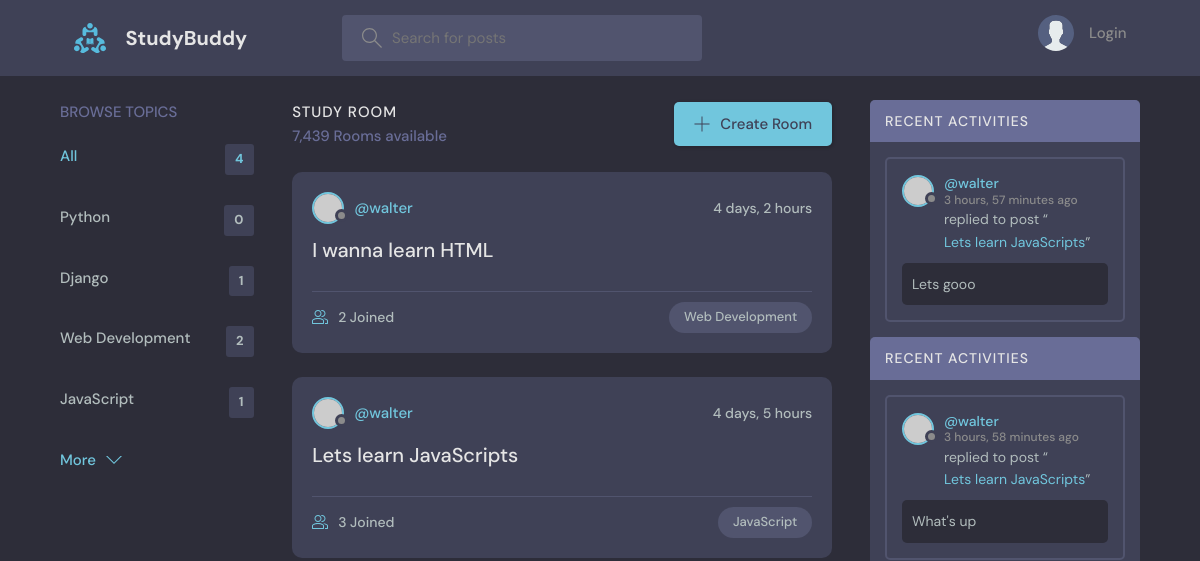
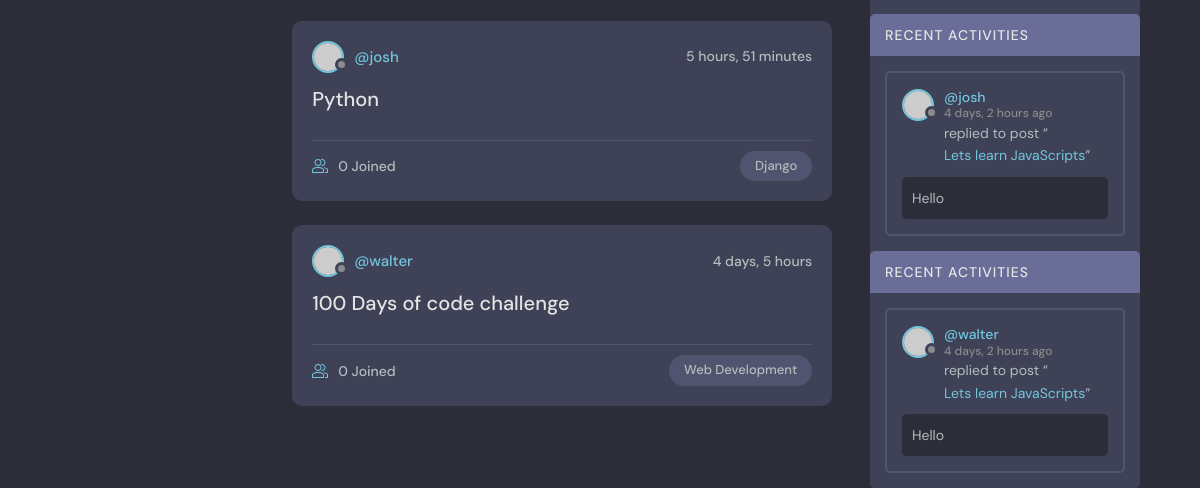
The app's page /, older data (2 pictures, top to bottom).
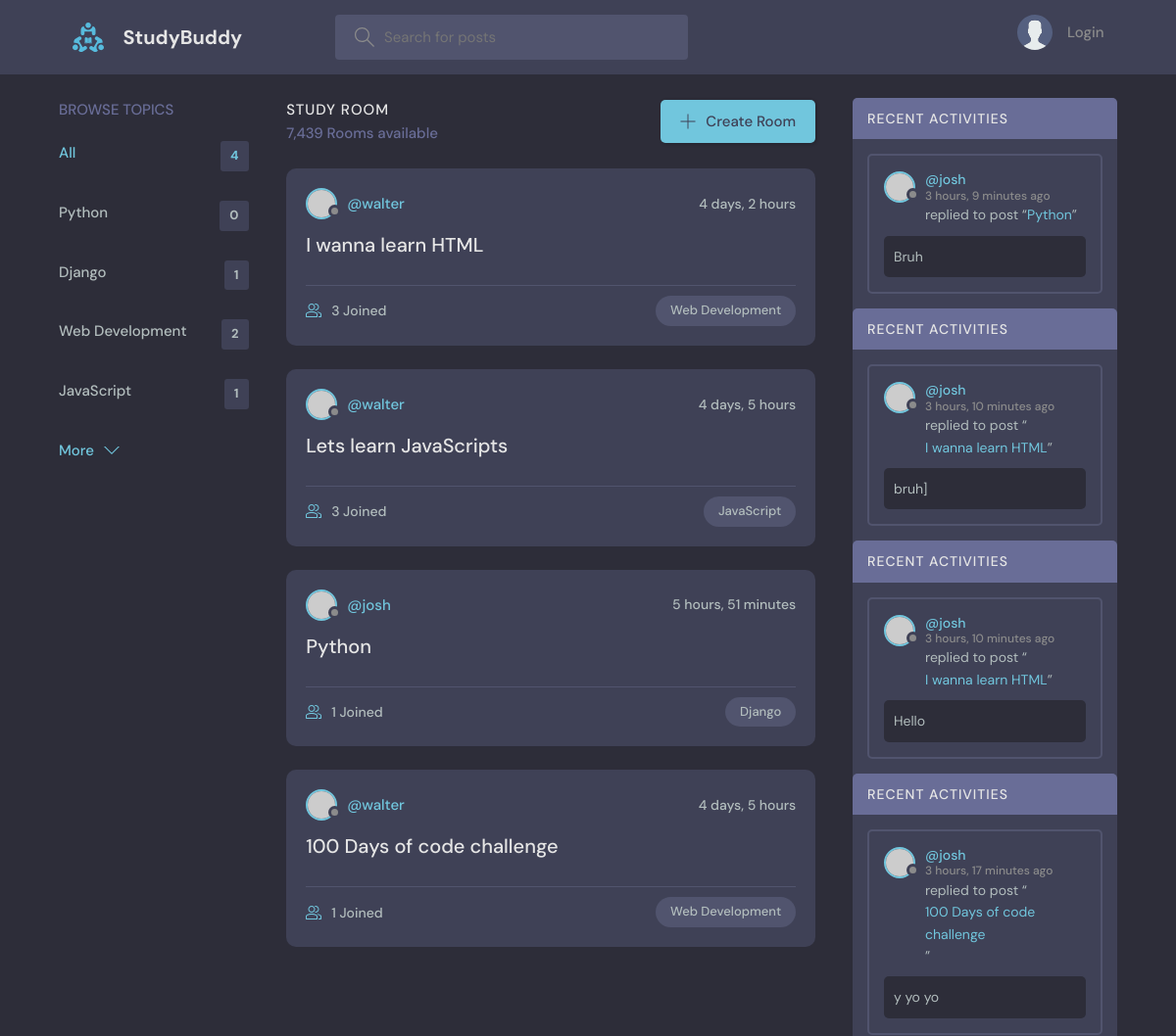
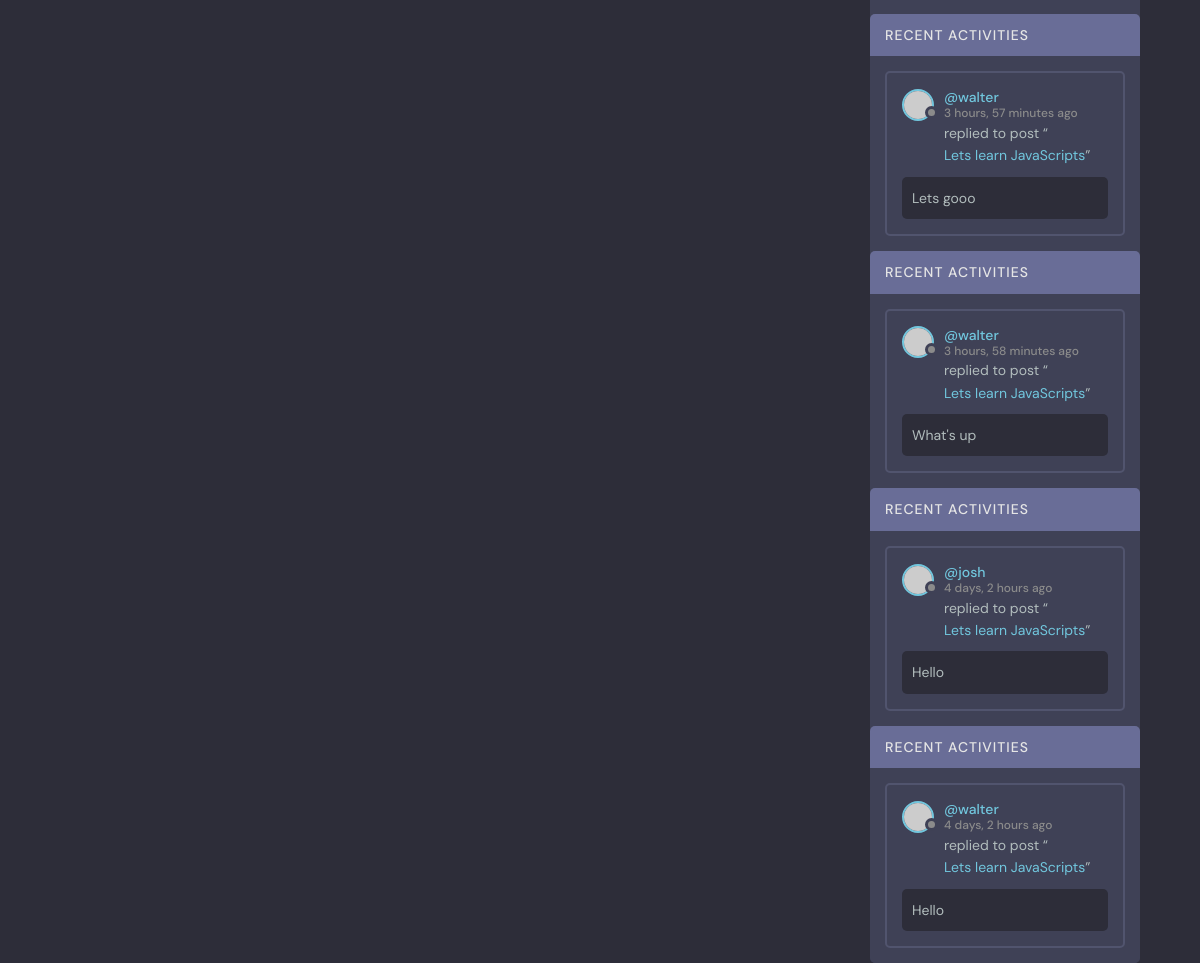
The same page, newer data (2 pictures, top to bottom).
### base/models.py (models this page shows, shortened)
class Topic(models.Model):
    name = models.CharField(max_length = 200)

class Room(models.Model):
    host =  models.ForeignKey(User, on_delete = models.SET_NULL, null = True)
    topic = models.ForeignKey(Topic, on_delete = models.SET_NULL, null = True)
    name = models.CharField(max_length=200) #Allows different names
    description = models.TextField(null = True, blank = True) #Blank page for decription
    participants = models.ManyToManyField(User, related_name = 'participants', blank = True )
    updated = models.DateTimeField(auto_now = True) # Shows time
    created = models.DateTimeField(auto_now_add = True) #shows time of creation
    class Meta:
        ordering = ['-updated', '-created']
    def __str__(self):
        return self.name

class Message(models.Model):
    user = models.ForeignKey(User, on_delete = models.CASCADE) #A for Users relationship with Room class that deletes all the childern
    room = models.ForeignKey(Room, on_delete = models.CASCADE) #A for room relationship with Room class that deletes all the childern
    body = models.TextField()
    updated = models.DateTimeField(auto_now = True) # Shows time
    created = models.DateTimeField(auto_now_add = True) #shows time of creation
    class Meta:
        ordering = ['-updated', '-created']

### base/views.py (the view)
# urls.py: path('', views.home, name = "home"), #Path to home
def home(request):
    q = request.GET.get('q') if request.GET.get('q') != None else ''
    rooms = Room.objects.filter(
        Q(topic__name__icontains = q) |
        Q(name__icontains = q) |
        Q(description__icontains = q)
        ) #overrides the other room list
    topics = Topic.objects.all()
    room_count = rooms.count()
    room_messages = Message.objects.filter(Q(room__topic__name__icontains=q))
    context = {'rooms': rooms, 'topics': topics, 'room_count' : room_count, 'room_messages' : room_messages}
    return render(request, 'base/home.html', context) #Goes into template folder to go to the home html

### base/templates/base/home.html (shortened to what this page needs)
{% extends 'main.html' %}
{% block content %}
    <main class="layout layout--3">
      <div class="container">
        {% include 'base/topics_component.html' %}
        <div class="roomList">
          <div class="roomList__header">
            <div>
              <h2>Study Room</h2>
              <p>7,439 Rooms available</p>
            </div>
            <a class="btn btn--main" href="create-room.html">
              <svg version="1.1" xmlns="http://www.w3.org/2000/svg" width="32" height="32" viewBox="0 0 32 32">
                <title>add</title>
                <path
                  d="M16.943 0.943h-1.885v14.115h-14.115v1.885h14.115v14.115h1.885v-14.115h14.115v-1.885h-14.115v-14.115z"
                ></path>
              </svg>
              Create Room
            </a>
          </div>
          {% include 'base/feed_component.html' %}
        </div>
         {% include 'base/activity_component.html' %}
      </div>
    </main>
{% endblock content %}

### base/templates/base/topics_component.html
<div class="topics">
    <div class="topics__header">
      <h2>Browse Topics</h2>
    </div>
    <ul class="topics__list">
      <li>
        <a href="{% url 'home' %}" class="active">All <span>{{topics.count}}</span></a>
      </li>
      {% for topic in topics %}
      <li>
        <a href="{% url 'home' %}?q={{topic.name}}">{{topic.name}} <span>{{topic.room_set.all.count}}</span></a>
      </li>
      {% endfor %}
    </ul>
    <a class="btn btn--link" href="topics.html">
      More
      <svg version="1.1" xmlns="http://www.w3.org/2000/svg" width="32" height="32" viewBox="0 0 32 32">
        <title>chevron-down</title>
        <path d="M16 21l-13-13h-3l16 16 16-16h-3l-13 13z"></path>
      </svg>
    </a>
  </div>

### base/templates/base/feed_component.html (shortened to what this page needs)
{% for room in rooms%}
<div class="roomListRoom">
    <div class="roomListRoom__header">
      <a href="{% url 'user-profile' room.host.id %}" class="roomListRoom__author">
        <div class="avatar avatar--small">
          <img src="https://randomuser.me/api/portraits/women/11.jpg" />
        </div>
        <span>@{{room.host.username}}</span>
      </a>
      <div class="roomListRoom__actions">
        <span>{{room.created|timesince}}</span>
      </div>
    </div>
    <div class="roomListRoom__content">
      <a href="{% url 'room' room.id %}">{{room.name}}</a>
    </div>
    <div class="roomListRoom__meta">
      <a href="{% url 'room' room.id %}" class="roomListRoom__joined">
        {{room.participants.all.count}} Joined
      </a>
      <p class="roomListRoom__topic">{{room.topic.name}}</p>
    </div>
  </div>
{% endfor %}

### base/templates/base/activity_component.html (shortened to what this page needs)
{% for message in room_messages %}
<div class="activities">
    <div class="activities__header">
      <h2>Recent Activities</h2>
    </div>
    <div class="activities__box">
      <div class="activities__boxHeader roomListRoom__header">
        <a href="{% url 'user-profile' message.user.id %}" class="roomListRoom__author">
          <div class="avatar avatar--small">
            <img src="https://randomuser.me/api/portraits/women/11.jpg" />
          </div>
          <p>
            @{{message.user}}
            <span>{{message.created | timesince}} ago</span>
          </p>
        </a>
      </div>
      <div class="activities__boxContent">
        <p>replied to post “<a href="{% url 'room' message.room.id %}">{{message.room}}</a>”</p>
        <div class="activities__boxRoomContent">
          {{message.body}}
        </div>
      </div>
    </div>
    {% endfor %}
</div>

Row changes from the older to the newer data that the page shows:
computed for Room "I wanna learn HTML": participants.all.count "2" → "3"
computed for Room "Python": participants.all.count "0" → "1"
computed for Room "100 Days of code challenge": participants.all.count "0" → "1"
added Message: user "josh", created "3 hours, 9 minutes", room "Python", body "Bruh"
added Message: user "josh", created "3 hours, 10 minutes", room "I wanna learn HTML", body "bruh]"
added Message: user "josh", created "3 hours, 10 minutes", room "I wanna learn HTML", body "Hello"
added Message: user "josh", created "3 hours, 17 minutes", room "100 Days of code challenge", body "y yo yo"
